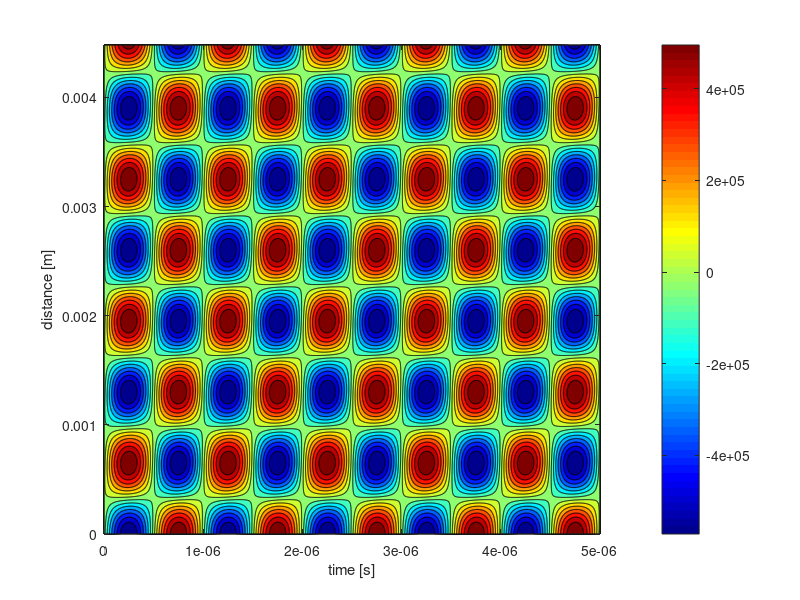
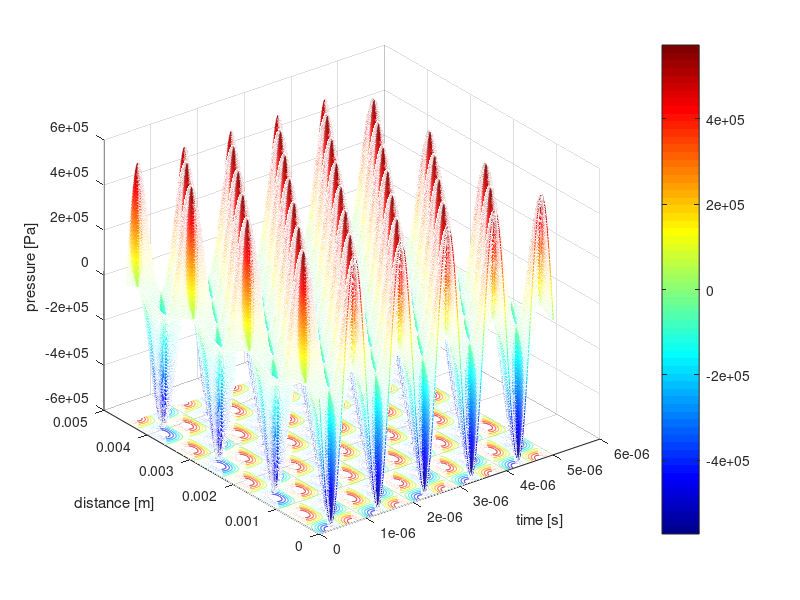

MATLAB code for these plots, in order: (Note: this script raises an error after producing the figures.)
 clear all; close all; clc;
x=0.0000042;

%% Initial Variables
f = 1*10^6;
w=2*pi*f;                     % System frequency in rad/s
a=2.5*10^-3;                     % Radius of the piezoelectric plate
rho=7.8*10^3;                    % Piezoelectric plate density
c_33=16.6*10^10;                 % Elastic constant of the plate
d=2*10^-3;                       % plate thickness
Z_b=x*w;                         % Acoustic impedance of the backing plate (this is a function of frequency)
d_33=265*10^-12;                 % Piezoelectric charge coefficient
s_33=14.2*10^-12;                % Elastic compliance coefficient
epsilon_0=8.854*10^-12;          % Vacuum permitivity
epsilon_33=1200*epsilon_0;       % relativity Permativity
Beta_33= epsilon_0/epsilon_33;   % the dielectric impermeability of the plate at constant strain,
c=1300;                          % compresisonal wave speed in fluid                     
h_33= d_33/(s_33*epsilon_33);    % Piezoelectric stiffness constant for the plate
v_o=sqrt(c_33/rho);              % compressional wave speed from piezoelectric
k=w/v_o;                         % wave number for the peizoelectric plate
S=pi*a^2;                        % Piezoelectric surface area
C_o=S/(Beta_33*d);               % the clamped capacitance of the plate
n=h_33*C_o;                      % A given constant
S_a=S;                           % effective face area of the transducer
rho_2=857;                       % density of the fluid
Kin_Vis=32*10^-6;                % Kinematic Viscosity of the fluid (ISO VG 32)
Vis=Kin_Vis*rho_2;               % Dynamic viscosity of the fluid

Z_o=rho*v_o*S;                   % plane wave acoustic impedance of the piezoelectric plate
c_2=3230;                        %Speed of sound in steel
rho_3=7850;                      %Density of steel
R=((c*rho_2)-(c_2*rho_3))/((c*rho_2)+(c_2*rho_3)); %Reflection coefficient 
L=0.00448;                        %Lentgh of chamber

%% Matricies
TAe_matrix=[1/n n/(1i*w*C_o); -1i*w*C_o 0];          %Transducer electrical matrix
TAa_matrix=(1/(Z_b-1i*Z_o*tan(k*d/2)))*[Z_b+1i*Z_o*cot(k*d) (Z_o)^2+1i*Z_o*Z_b*cot(k*d); 1 Z_b-2*1i*Z_o*tan(k*d/2)];     %Transducer acoustic matrix

TA_matrix=TAe_matrix*TAa_matrix; %Sittig model matrix

%% equations for acoustic Impedance
Z_r=S_a*c*rho_2;         % Acoustic radiation impedance - just in case we want to put in the Ka condition later.

S_vI=1/(Z_r*TA_matrix(2,1)+TA_matrix(2,2)); %Sensitivity for vI.

Z_in=(Z_r*TA_matrix(1,1)+TA_matrix(1,2))/(Z_r*TA_matrix(2,1)+TA_matrix(2,2)); %Electrical impedance of the transducer

S_FV=Z_r*S_vI/Z_in; %Sensitivity FV

%% Graphing

t = linspace(0,10*pi/w,1000);
x = linspace(0,L,1000);
alfa = -40;
V_in = zeros(1000,1);
%F = zeros(1000,1);
%P = zeros(1000,1);
%expression = zeros(1000,1000);

%% Solving for Pressure at transducer face

V_M = 150;
lambda =c/f;
F_surface = V_M * S_FV;
P_surface = F_surface/S_a;

%% Solving for Pressure field

damp_coeff =(2*Kin_Vis*w^2)/(3*c^3);
exp1 = zeros(1000,1000);

 for to = 1:1000
     for gi = 1:1000
     exp1(to,gi) = P_surface * exp(1i*w*t(gi)-1i*x(to)*2*pi/lambda - damp_coeff * x(to))+exp1(to,gi)+R*P_surface * exp(1i*w*t(gi)+1i*pi-1i*(-x(to))*2*pi/lambda - damp_coeff * (x(to)+L));
     end
 end




contourf(t, x, real(exp1), 14); colormap jet; colorbar;
xlabel('time [s]'); ylabel('distance [m]'); 

figure
time_vecs = linspace(0,10*pi/w,1000);

% for phil = 1:1000
meshc(t, x, real(exp1)); colormap jet; colorbar;
xlabel('time [s]'); ylabel('distance [m]'); zlabel('pressure [Pa]')

 %hold on
 %end

%% Constants for Simulink matlab code:
rho_p = 1.225; %Air density kg/m^3
r = 1*10^-3; %Bubble radius m
Vp = 4*pi/3*r^3; %Bubble volume m^3
Mp = rho_p * Vp; %Bubble mass kg

rho_l = 868; %Oil density kg/m^3
mu = 32*10^-6*rho_l; %ISO VG32 Viscosity kg/m*s
B = 6*pi*r*mu;

K_p = 1; %Compressibility factor of the particle
K_l = 1/(1.8*10^4); %Of the liquid

f_1=1-(K_p/K_l); %f_1 of the Gorkov eq.
f_2=2*(rho_p-rho_l)/(2*rho_p+rho_l); %f_2 of the Gorkov eq.


% a = zeros(10,1);
% x = zeros(11,1);
% t = linspace(0,11*2*pi/w,11)';
v = zeros(11,1);
T = 1/f;
x = 0; %5cm, intial bubble placement
v = 0;       % intital bubble velocity
t = 0;       % initial time
% a = EOM_Particle(Mp,Gorkov(c, rho_l, r, f_1, f_2,w,T,x(1),damp_coeff,P),B,v(1));

a = EOM_Particle(Mp,Gorkov(c, rho_l, r, f_1, f_2,w,T,x,damp_coeff,P_surface),B,v)
t1 = 0;
t2 = T;
v= integral(@(t) (a),t1,t2,'ArrayValued',true)
v = abs(v)



% for i = 1:10
% a(i) = EOM_Particle(Mp,Gorkov(c, rho_l, r, f_1, f_2,w,T,x(i),damp_coeff,P),B,v(i));
% a_new = a(i);
% t1 = t(i);
% t2 = t(i+1);
% v(i+1) = integral(@(t) (a_new),t1,t2,'ArrayValued',true);
% v_new = v(i+1);
% x(i+1) = integral(@(t) (v_new),t1,t2,'ArrayValued',true);
% end

% figure
% plot(t,x)
% 



% %% Open Simulink Model 
% open('SimulinkModel');
% 
% 
% %% Simulation
% Simulation = sim('SimulinkModel');
